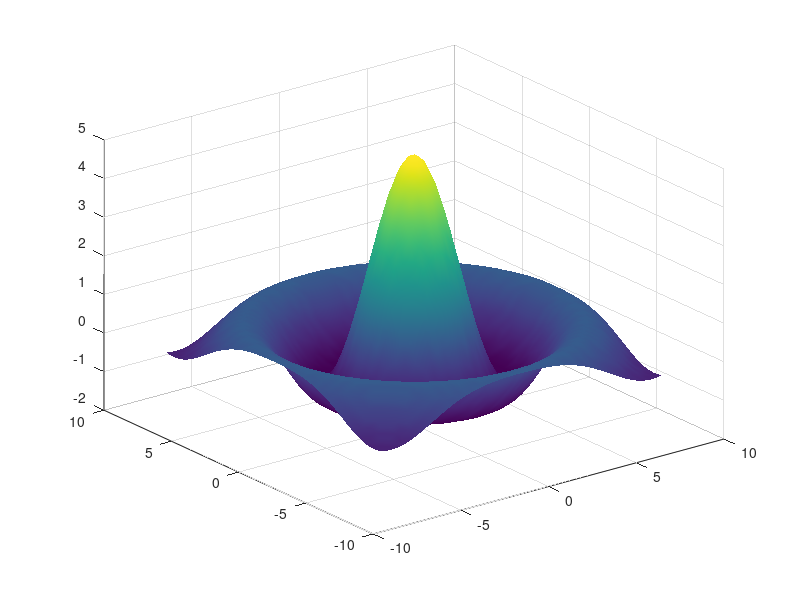

This figure's MATLAB source:
n = 50;
x = y = linspace(-8, 8, n);
[xx, yy] = meshgrid(x, y);
r = sqrt(xx .^2 + yy .^2) + eps;
c = 5 * sin(r) ./ r;
h = surf(xx, yy, c, c);
shading interp